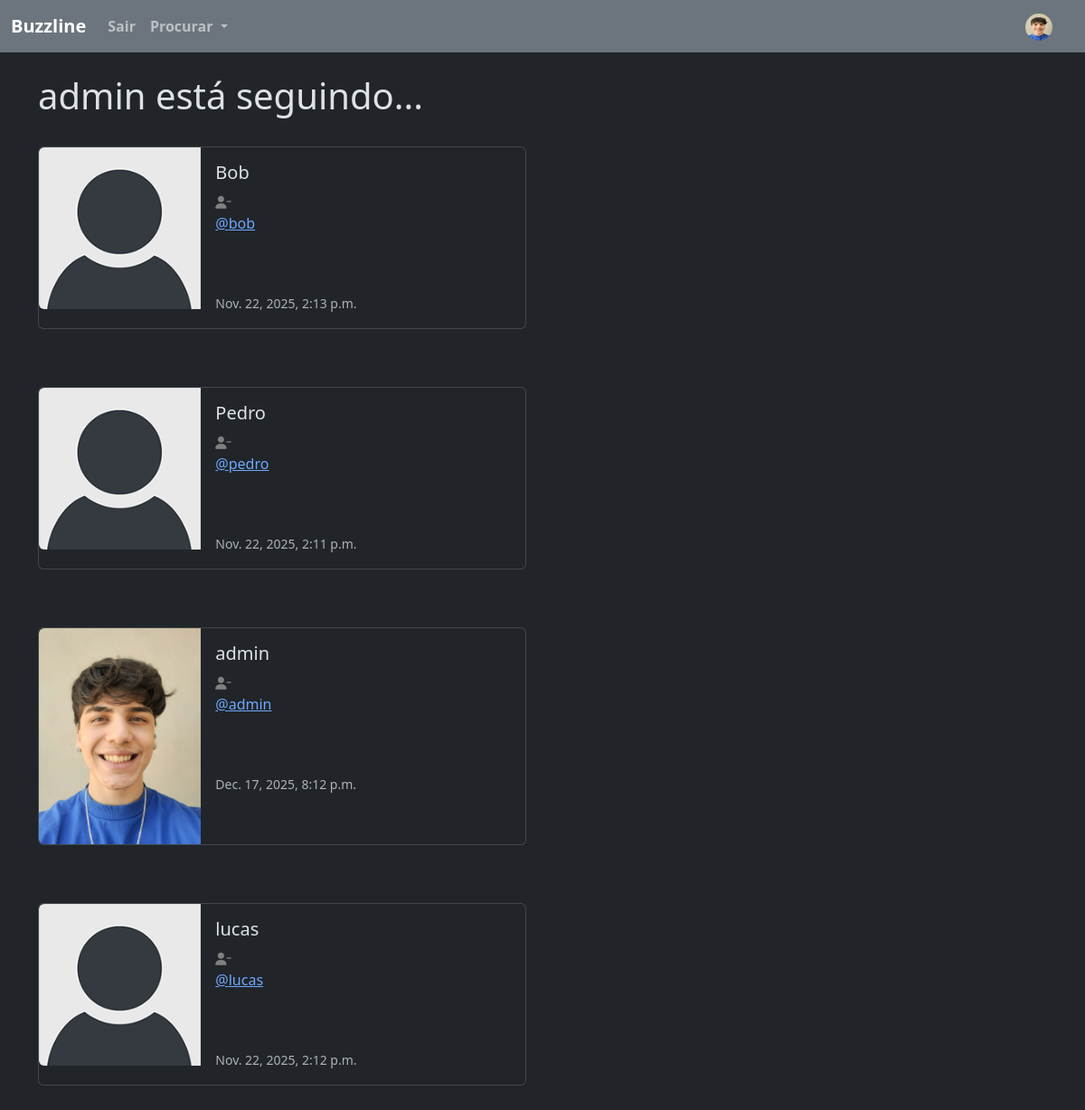
Page /profile/follows/1 (signed in) on the earlier database version.
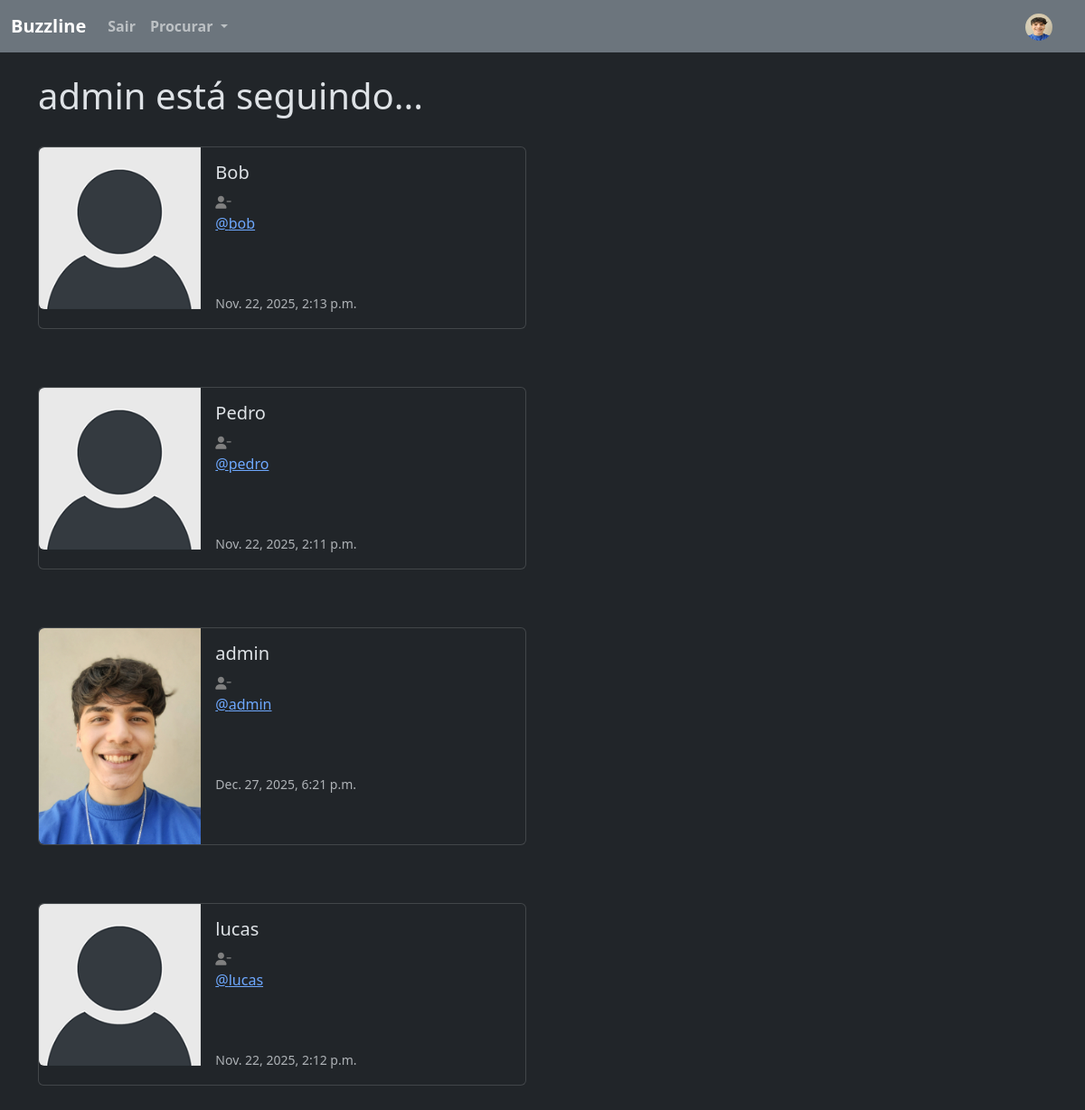
Same page on the later database version.
### buzzline/models.py (models this page shows, shortened)
class Profile(models.Model):
    user = models.OneToOneField(User, on_delete=models.CASCADE) # UM USUARIO TERÁ 1 PERFIL, LOGO 1 PERFIL TERÁ APENAS 1 USUARIO
    follows = models.ManyToManyField("self", # UM PERFIL PODE SEGUIR MUITOS PERFIS
        related_name="followed_by", # QUEM SEGUE ESSE PERFIL
        symmetrical=False, # A PESSOA QUE SEGUE O OUTRO NÃO PRECISA SEGUIR DE VOLTA
        blank=True #NÃO É OBRIGADO A SEGUIR ALGUEM ESSE VALOR PODE SER VAZIO
        )
    date_modified = models.DateTimeField(User, auto_now=True)
    profile_image = models.ImageField(null=True, blank=True, upload_to='images/')
    profile_bio = models.CharField(null=True, blank=True, max_length=500)
    homepage_link = models.CharField(null=True, blank=True, max_length=100)
    facebook_link = models.CharField(null=True, blank=True, max_length=100)
    instagram_link = models.CharField(null=True, blank=True, max_length=100)
    linkedin_link = models.CharField(null=True, blank=True, max_length=100)

### buzzline/views.py (the view)
# urls.py: path('profile/follows/<int:pk>', views.follows, name='follows'),
def follows(request, pk):
    if request.user.is_authenticated:
        if request.user.id == pk:
            profiles = Profile.objects.get(user_id=pk)
            return render(request, 'follows.html', {"profiles":profiles })
        else:
            messages.success(request, ("Essa não é a página do seu perfil..."))
            return redirect('follows')
    else:
        messages.success(request, ("Você precisa estar logado para ver essa página"))
        return redirect('home')

### buzzline/templates/follows.html
{% extends 'base.html' %}
{% load static %}
{% block content %}
<h1>{{ request.user.username }} está seguindo...</h1>
<br />
{% if profiles %}
{% for profile in profiles.follows.all %}
<div class="card mb-3" style="max-width: 540px;">
    <div class="row g-0">
        <div class="col-md-4">
            {% if profile.profile_image %}
            <img src="{{ profile.profile_image.url }}" width="200" height="200" class="img-fluid rounded-start"
                alt="{{ profile.user.username }}">
            {% else %}
            <img src="{% static '/images/default_profile_pic.png' %}" class="img-fluid rounded-start"
                alt="Profile Image">
            {% endif %}
        </div>
        <div class="col-md-8">
            <div class="card-body">
                <h5 class="card-title">{{ profile.user.username }}</h5>
                {% if profile in profiles.follows.all %}
                <a href="{% url 'unfollow' profile.user.id %}">
                    <i class="fa fa-user-minus small" style="color: grey"></i></a>
                {% else %}
                <a href="{% url 'follow' profile.user.id %}">
                    <i class="fa fa-user-plus small" style="color: grey"></i></a>
                {% endif %}
                <p class="card-text"><a href="{% url 'profile' profile.user.id %}"> @{{ profile.user.username|lower }}</a></p>
                <br /><br />
                <p class="card-text"><small class="text-body-secondary">{{ profile.date_modified }}</small></p>
            </div>
        </div>
    </div>
</div>
<br /><br />
{% endfor %}
{% endif %}
{% endblock %}

Differences in the rows shown:
changed Profile "admin": date_modified "Dec. 17, 2025, 8:12 p.m." → "Dec. 27, 2025, 6:21 p.m."
